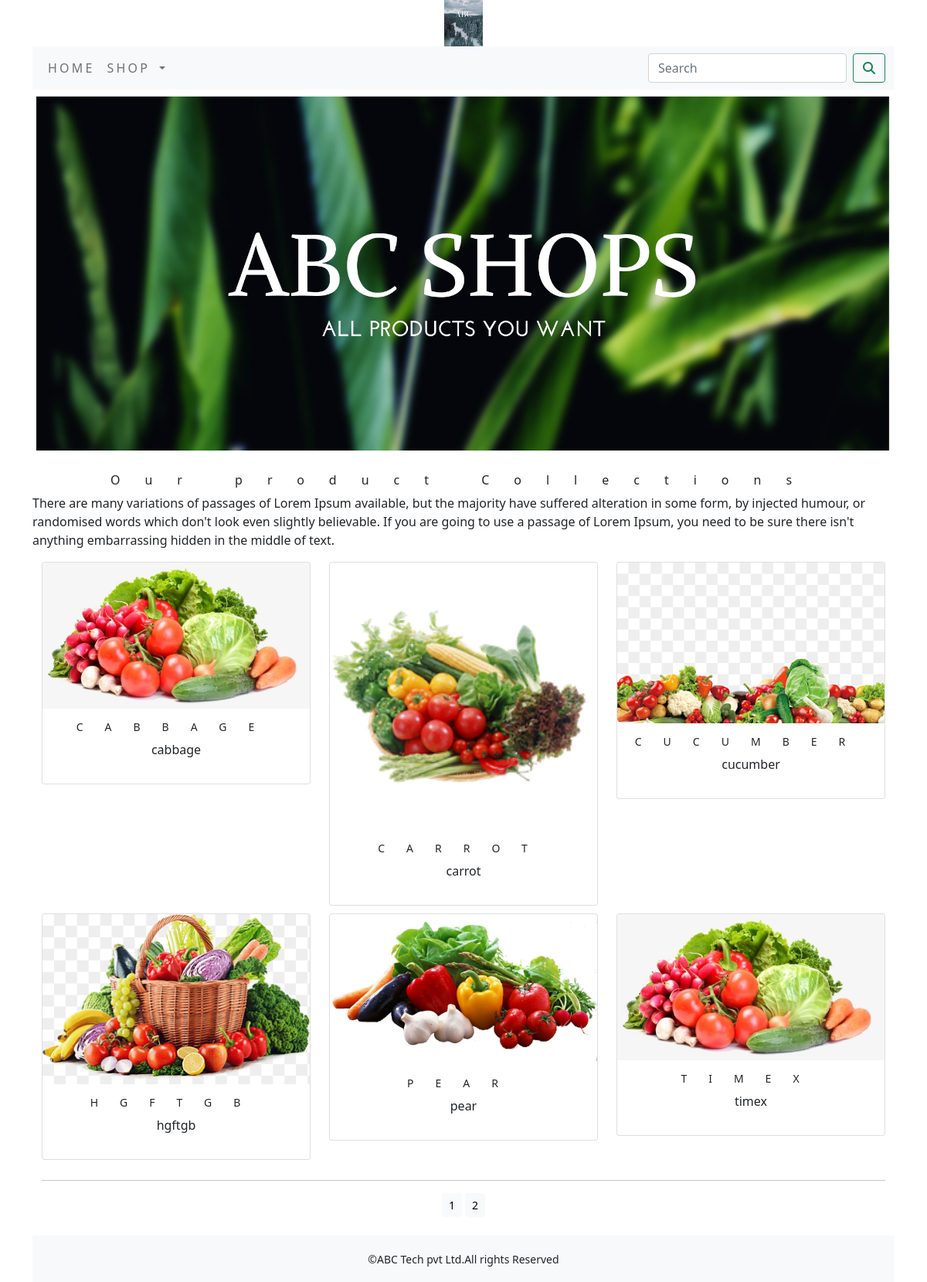
The app's page /shop/ with its own data.
### shop/models.py (models this page shows, shortened)
class Product(models.Model):
    name=models.CharField(max_length=250,unique=True)
    slug=models.SlugField(max_length=250,unique=True)
    description=models.TextField(blank=True)
    price=models.DecimalField(max_digits=10,decimal_places=2)
    category=models.ForeignKey(Category,on_delete=models.CASCADE)
    image=models.ImageField(upload_to='product',blank=True)
    stock=models.IntegerField()
    available=models.BooleanField(default=True)
    created=models.DateTimeField(auto_now_add=True)
    updated=models.DateTimeField(auto_now=True)
    def get_url(self):
        return reverse('shop:prodCatdetail',args=[self.category.slug,self.slug])
    class Meta:
        ordering=('name',)
        verbose_name='product'
        verbose_name_plural='products'

### shop/views.py (the view)
# urls.py: path('',views.allProdCat,name='allProdCat'),
def allProdCat(request,c_slug=None):
    c_page=None
    products_list=None
    if c_slug!=None:
        c_page=get_object_or_404(Category,slug=c_slug)
        products_list=Product.objects.all().filter(category=c_page,available=True)
    else:
        products_list=Product.objects.all().filter(available=True)
    paginator=Paginator(products_list,6)
    try:
        page=int(request.GET.get('page','1'))
    except:
        page=1
    try:
        products=paginator.page(page)
    except (EmptyPage,InvalidPage):
        products=paginator.page(paginator.num_pages)
    return render(request,"category.html",{'category':c_page,'products':products})

### cart/context_processors.py (called while the page is built)
def counter(request):
    item_count=0
    if 'admin' in request.path:
        return {}
    else:
        try:
            cart=Cart.objects.filter(cart_id=_cart_id(request))
            cart_items=CartItem.objects.all().filter(cart=cart[:1])
            for cart_item in cart_items:
                item_count += cart_item.quantity
        except Cart.DoesNotExist:
            item_count=0
    return dict(item_count=item_count)

### cart/views.py (called while the page is built)
def _cart_id(request):
    cart=request.session.session_key
    if not cart:
        cart=request.session.create()
    return cart

### shop/context_processors.py (called while the page is built)
def menu_links(request):
    links=Category.objects.all()
    return dict(links=links)

### shop/models.py (called while the page is built)
    def get_url(self):
        return reverse('shop:products_by_category',args=[self.slug])

### templates/category.html (shortened to what this page needs)
{% extends 'base.html' %}
{% load static %}
{% block content %}
<div class="mx_auto">
    {% if category %}
    <img class="my_image" src="{{category.image.url}}" alt="{{category.name}}">
</div>
  <br>
<div>
    <h1 class="text-center my_title">{{category.name}}</h1>
    <p class="text-justify">{{category.description}}</p>
</div>
    {% else %}
<div>
    <img class="my_image my_image_padding" src="{% static 'img/banner.png' %}" alt="our products" width="1550" height="500">
</div>
<br>
<div>
    <h1 class="text-center my_title">Our product Collections</h1>
    <p class="text-justify">There are many variations of passages of Lorem Ipsum available, but the majority have suffered alteration in some form, by injected humour, or randomised words which don't look even slightly believable. If you are going to use a passage of Lorem Ipsum, you need to be sure there isn't anything embarrassing hidden in the middle of text.</p>
</div>
    {% endif %}
<div class="container">
    <div class="row mx_auto">
        {% for product in products.object_list %}
        <div class="my_bottom_margin col-9 col-sm-12 col-md-4  xol-lg-4">
            <div class="card text-center" style="min-width:18rem;">
                <a href="{{product.get_url}}"><img class="card-img-top my_image" src="{{product.image.url}}" alt="{{product.name}}" width="250" height="300">   </a>
                <div class="card-body">
                <h4>{{product.name}}</h4>
                <p>{{product.name}}</p>
                </div>
            </div>
        </div>
        {% endfor %}
    </div>
    <div class="mx-auto">
        {% if products.paginator.num_pages > 1%}
       <hr>
        <div class="text-center">
            {% for pg in products.paginator.page_range %}
            <a href="?page={{pg}}" class="btn btn-light btn-sm {% if products.number == pg %} active {% endif %}">{{pg}}</a>
            {% endfor %}
        </div>
         {% endif %}
    </div>
    <br>
</div>
{% endblock %}

### templates/base.html (shortened to what this page needs)
{% load static %}
<!DOCTYPE html>
<html lang="en">
<head>
    <link rel="stylesheet" href="{% static 'css/custom.css' %}">
        <link href="{% static 'css/bootstrap.min.css' %}" rel="stylesheet">
</head>
<body>
<div class="container">
{% include 'header.html' %}
{% include 'nav.html' %}
{% block content %}
{% endblock %}
    </div>
{% include 'footer.html' %}
</body>
</html>

### templates/header.html
{% load static %}
<header>
  <center>
  <a href="{% url 'shop:allProdCat' %}"></a>  <img src="{% static 'img/logo.png' %}" alt="logimage" width="50" height="60">
  </center>
</header>

### templates/nav.html (shortened to what this page needs)
<nav class="navbar navbar-expand-lg navbar-light bg-light">
  <div class="container-fluid">
    <div class="collapse navbar-collapse" id="navbarSupportedContent">
      <ul class="navbar-nav me-auto mb-2 mb-lg-0">
        <li class="nav-item">
          <a class="nav-link" href="#">Home</a>
        </li>
        <li class="nav-item dropdown {% if 'shop' in request.path %} active {% endif %}">
          <a class="nav-link dropdown-toggle" href="#" id="navbarDropdown" role="button" data-bs-toggle="dropdown" aria-expanded="false">
            Shop
          </a>
        </li>
      </ul>
      <form class="d-flex" action="{% url 'search_app:SearchResult' %}" method="get">
        <input class="form-control me-2" type="search" placeholder="Search" name="q" aria-label="Search">
        <button class="btn btn-outline-success" type="submit"><i class="fa fa-search"></i></button>
      </form>
    </div>
  </div>
</nav>

### templates/footer.html
<div class="footer navbar-fixed-bottom my_footer">
    <p class="text-center">&copy;ABC Tech pvt Ltd.All rights Reserved</p>
</div>

### static/css/custom.css (style rules this page uses)
body { font-family: 'Roboto', sans-serif; }
.nav-item { letter-spacing : .2em; front-size :14px; text-transform :uppercase; }
.my_footer { background-color: #f8f9fa; height:60px; }
.my_footer p { padding-top:20px; font-size:14px; }
.my_image { width:100%; height:auto; }
.my_title { font-size:16px; text_transform:uppercase; letter-spacing:2em; }
.my_image_padding { padding:5px }
.my_bottom_margin { margin-bottom:10px; }
.card-body h4 { font-size:14px; text-transform:uppercase; letter-spacing:2em; }

### records on screen
Product: image (picture), name "CABBAGE", name "cabbage"
Product: image (picture), name "CARROT", name "carrot"
Product: image (picture), name "CUCUMBER", name "cucumber"
Product: image (picture), name "HGFTGB", name "hgftgb"
Product: image (picture), name "PEAR", name "pear"
Product: image (picture), name "TIMEX", name "timex"

### other values on screen
{{ pg }} "1" "2"
